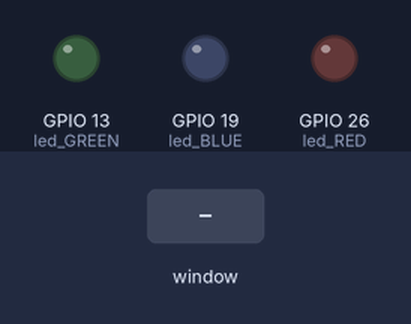
Simulated run of this program. Board: Raspberry Pi (BCM pin numbers). Shown: output pins drawn as LEDs (lit = HIGH). Inputs (shaded band) come from the test bench. The desktop window is not drawn, its controls go by their first labels and the mouse button is held 0.15 s. At 5.8 s the program stops and its outputs stay as they are.

Above: at 1.2 s.
1.3 s: control labelled "Turn On" in the window clicked
At 2.3 s:
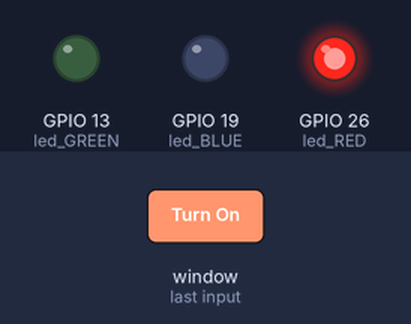
2.8 s: control no. 2 labelled "Turn On" in the window clicked
At 3.4 s:
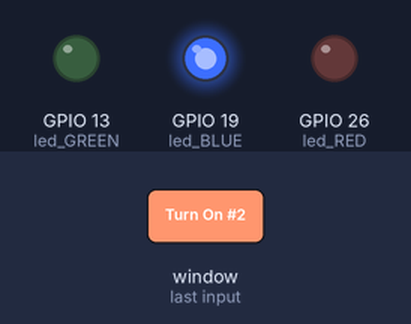
4.3 s: control no. 3 labelled "Turn On" in the window clicked
At 4.6 s:
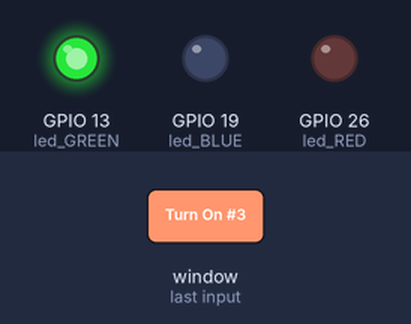
5.8 s: control labelled "Exit" in the window clicked
At 6.9 s:
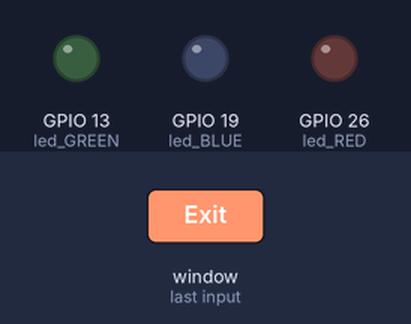
Timing chart, 0 to 7.3 s (numbered marks = the images above; inputs shaded):
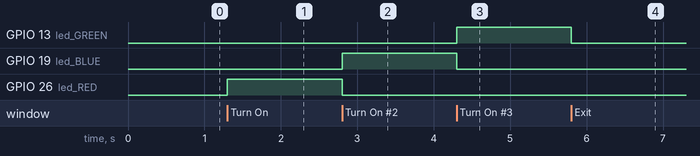

The program:

GUI_LED.py
```python
from tkinter import *
import tkinter.font
from gpiozero import LED
import RPi.GPIO
RPi.GPIO.setmode(RPi.GPIO.BCM)

## hardware
led_RED = LED(26)
led_BLUE = LED(19)
led_GREEN = LED(13)

## GUI_DEFINITION ##
win = Tk()
win.title("LED_TOGGLER")
my_font = tkinter.font.Font(family = "Helvetica", size = 12, weight = "bold")

##EVENT FUNCTION
def offRED():
    led_RED.off()
    ledButton["text"] = "Turn On"
def offBLUE():
    led_BLUE.off()
    ledButton3["text"] = "Turn On"
def offGREEN():
    led_GREEN.off()
    ledButton2["text"] = "Turn On"
def ledRED():
    if led_RED.is_lit:
        led_RED.off()
        ledButton["text"] = "Turn On"
    else:
        led_RED.on()

        ledButton["text"] = "Turn Off"

def ledGREEN():
    if led_GREEN.is_lit:
        led_GREEN.off()
        ledButton2["text"] = "Turn On"
    else:
        led_GREEN.on()

        ledButton2["text"] = "Turn Off"

def ledBLUE():
    if led_BLUE.is_lit:
        led_BLUE.off()
        ledButton3["text"] = "Turn On"
    else:
        led_BLUE.on()
        ledButton3["text"] = "Turn Off"
def close():
    RPi.GPIO.cleanup()
    win.destroy()

## WIDGETS ###
label = Label(win, text = "RED LED", font = my_font, bg = "red", height = 1, width = 24)
label.grid(row = 0, column = 1)
ledButton = Button(win, text = "Turn On", font = my_font, command = lambda:[ledRED(), offBLUE(), offGREEN()], bg = "bisque2", height = 1, width =24)
ledButton.grid(row = 1, column = 1)

label = Label(win, text = "BLUE LED", font = my_font, bg = "blue", height = 1, width = 24)
label.grid(row = 3, column = 1)
ledButton3 = Button(win, text = "Turn On", font = my_font, command = lambda:[ledBLUE(), offRED(), offGREEN() ] , bg = "bisque2", height = 1, width =24)
ledButton3.grid(row = 4, column = 1)


label = Label(win, text = "GREEN LED", font = my_font, bg = "green", height = 1, width = 24)
label.grid(row = 6, column = 1)
ledButton2 = Button(win, text = "Turn On", font = my_font, command = lambda:[ledGREEN(), offRED(), offBLUE()], bg = "bisque2", height = 1, width =24)
ledButton2.grid(row = 7, column = 1)


exitButton = Button(win, text = "Exit", font = my_font, command = close, bg = "Grey", height = 1, width =24)
exitButton.grid(row = 8, column = 1)

win.protocol("WM_DELETE_WINDOW", close)
win.mainloop()
```

Measured:
- after the input at 1.3 s, GPIO 26 (led_RED): LOW → HIGH at once
- after the input at 2.8 s, GPIO 19 (led_BLUE): LOW → HIGH at once; GPIO 26 (led_RED): HIGH → LOW at once
- after the input at 4.3 s, GPIO 13 (led_GREEN): LOW → HIGH at once; GPIO 19 (led_BLUE): HIGH → LOW at once
- after the input at 5.8 s, GPIO 13 (led_GREEN): HIGH → LOW at once
